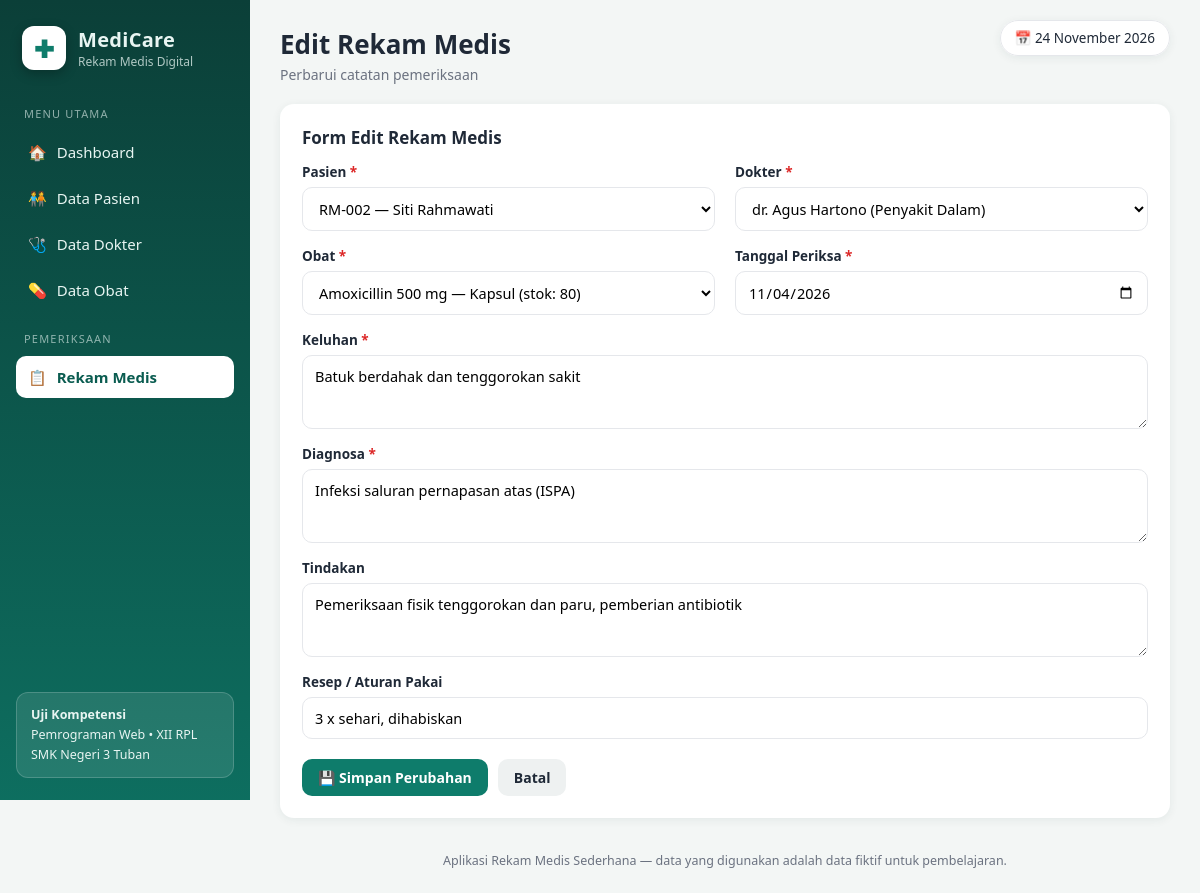
Page /rekam_edit.php?id=2 on the committed database.
### tables this page shows
CREATE TABLE IF NOT EXISTS rekam_medis (
    id_rekam        INT          NOT NULL AUTO_INCREMENT,
    id_pasien       INT          NOT NULL,
    id_dokter       INT          NOT NULL,
    id_obat         INT          NOT NULL,
    tanggal_periksa DATE         NOT NULL,
    keluhan         TEXT,
    diagnosa        TEXT,
    tindakan        TEXT,
    resep           VARCHAR(100),
    PRIMARY KEY (id_rekam),
    CONSTRAINT fk_rekam_pasien
        FOREIGN KEY (id_pasien) REFERENCES pasien (id_pasien)
        ON DELETE RESTRICT ON UPDATE CASCADE,
    CONSTRAINT fk_rekam_dokter
        FOREIGN KEY (id_dokter) REFERENCES dokter (id_dokter)
        ON DELETE RESTRICT ON UPDATE CASCADE,
    CONSTRAINT fk_rekam_obat
        FOREIGN KEY (id_obat) REFERENCES obat (id_obat)
        ON DELETE RESTRICT ON UPDATE CASCADE
);

CREATE TABLE IF NOT EXISTS pasien (
    id_pasien     INT          NOT NULL AUTO_INCREMENT,
    no_rm         VARCHAR(20)  NOT NULL,
    nama_pasien   VARCHAR(100) NOT NULL,
    jenis_kelamin ENUM('L','P') NOT NULL,
    tanggal_lahir DATE         NOT NULL,
    alamat        TEXT,
    PRIMARY KEY (id_pasien),
    UNIQUE KEY uq_pasien_no_rm (no_rm)
);

CREATE TABLE IF NOT EXISTS dokter (
    id_dokter    INT          NOT NULL AUTO_INCREMENT,
    nama_dokter  VARCHAR(100) NOT NULL,
    spesialisasi VARCHAR(50)  NOT NULL,
    PRIMARY KEY (id_dokter)
);

CREATE TABLE IF NOT EXISTS obat (
    id_obat   INT          NOT NULL AUTO_INCREMENT,
    nama_obat VARCHAR(100) NOT NULL,
    satuan    VARCHAR(30)  NOT NULL,
    stok      INT          NOT NULL DEFAULT 0,
    PRIMARY KEY (id_obat)
);

### koneksi.php (called while the page is built, shortened)
<?php
function e($nilai)
{
    return htmlspecialchars((string) $nilai, ENT_QUOTES, 'UTF-8');
}

### rekam_edit.php (the view, shortened to what this page needs)
<?php
require_once 'koneksi.php';
$id = (int) ($_GET['id'] ?? 0);
$stmt = mysqli_prepare($koneksi, "SELECT * FROM rekam_medis WHERE id_rekam = ?");
mysqli_stmt_bind_param($stmt, 'i', $id);
mysqli_stmt_execute($stmt);
$rekam = mysqli_fetch_assoc(mysqli_stmt_get_result($stmt));
$data  = $rekam;
$daftar_pasien = mysqli_query($koneksi, "SELECT id_pasien, no_rm, nama_pasien FROM pasien ORDER BY nama_pasien ASC");
$daftar_dokter = mysqli_query($koneksi, "SELECT id_dokter, nama_dokter, spesialisasi FROM dokter ORDER BY nama_dokter ASC");
$daftar_obat   = mysqli_query($koneksi, "SELECT id_obat, nama_obat, satuan, stok FROM obat ORDER BY nama_obat ASC");
require_once 'includes/header.php';
?>
<div class="kartu">
    <div class="kartu-judul">Form Edit Rekam Medis</div>
    <form method="post" action="">
        <div class="form-grid">
            <div class="form-grup">
                <label>Pasien <span class="wajib">*</span></label>
                <select name="id_pasien" required>
                    <?php while ($p = mysqli_fetch_assoc($daftar_pasien)): ?>
                        <option value="<?= (int) $p['id_pasien'] ?>" <?= (string) $data['id_pasien'] === (string) $p['id_pasien'] ? 'selected' : '' ?>>
                            <?= e($p['no_rm']) ?> — <?= e($p['nama_pasien']) ?>
                        </option>
                    <?php endwhile; ?>
                </select>
            </div>
            <div class="form-grup">
                <label>Dokter <span class="wajib">*</span></label>
                <select name="id_dokter" required>
                    <?php while ($d = mysqli_fetch_assoc($daftar_dokter)): ?>
                        <option value="<?= (int) $d['id_dokter'] ?>" <?= (string) $data['id_dokter'] === (string) $d['id_dokter'] ? 'selected' : '' ?>>
                            <?= e($d['nama_dokter']) ?> (<?= e($d['spesialisasi']) ?>)
                        </option>
                    <?php endwhile; ?>
                </select>
            </div>
            <div class="form-grup">
                <label>Obat <span class="wajib">*</span></label>
                <select name="id_obat" required>
                    <?php while ($o = mysqli_fetch_assoc($daftar_obat)): ?>
                        <option value="<?= (int) $o['id_obat'] ?>" <?= (string) $data['id_obat'] === (string) $o['id_obat'] ? 'selected' : '' ?>>
                            <?= e($o['nama_obat']) ?> — <?= e($o['satuan']) ?> (stok: <?= (int) $o['stok'] ?>)
                        </option>
                    <?php endwhile; ?>
                </select>
            </div>
            <div class="form-grup">
                <label>Tanggal Periksa <span class="wajib">*</span></label>
                <input type="date" name="tanggal_periksa" max="<?= date('Y-m-d') ?>" value="<?= e($data['tanggal_periksa']) ?>" required>
            </div>
            <div class="form-grup penuh">
                <label>Keluhan <span class="wajib">*</span></label>
                <textarea name="keluhan" required><?= e($data['keluhan']) ?></textarea>
            </div>
            <div class="form-grup penuh">
                <label>Diagnosa <span class="wajib">*</span></label>
                <textarea name="diagnosa" required><?= e($data['diagnosa']) ?></textarea>
            </div>
            <div class="form-grup penuh">
                <label>Tindakan</label>
                <textarea name="tindakan"><?= e($data['tindakan']) ?></textarea>
            </div>
            <div class="form-grup penuh">
                <label>Resep / Aturan Pakai</label>
                <input type="text" name="resep" maxlength="100" value="<?= e($data['resep']) ?>">
            </div>
        </div>
        <div class="form-aksi">
            <button class="btn btn-utama" type="submit">💾 Simpan Perubahan</button>
            <a class="btn btn-abu" href="rekam_medis.php">Batal</a>
        </div>
    </form>
</div>
<?php require_once 'includes/footer.php'; ?>

### assets/css/style.css (style rules this page uses)
:root { --teal: #0e7c6b; --teal-gelap: #0a5c50; --teal-muda: #e6f4f1; --biru: #2563eb; --ungu: #7c3aed; --oranye: #ea8a00; --merah: #dc2626; --teks: #1f2937; --teks-redup: #6b7280; --garis: #e5e7eb; --latar: #f3f6f5; --radius: 14px; --bayang: 0 2px 10px rgba(16, 60, 52, .07); }
* { margin: 0; padding: 0; box-sizing: border-box; }
body { font-family: "Segoe UI", system-ui, -apple-system, Arial, sans-serif; background: var(--latar); color: var(--teks); }
a { text-decoration: none; }
.kartu { background: #fff; border-radius: var(--radius); box-shadow: var(--bayang); padding: 22px; margin-bottom: 22px; }
.kartu-judul { font-size: 17px; font-weight: 700; margin-bottom: 14px; }
.btn { display: inline-flex; align-items: center; gap: 6px; padding: 9px 16px; border-radius: 10px; border: none; cursor: pointer; font-size: 14px; font-weight: 600; font-family: inherit; transition: filter .15s ease, transform .1s ease; }
.btn-utama { background: var(--teal); color: #fff; }
.btn-abu { background: #eef1f1; color: var(--teks); }
.form-grid { display: grid; grid-template-columns: 1fr 1fr; gap: 16px 20px; }
.form-grup { display: flex; flex-direction: column; gap: 6px; }
.form-grup.penuh { grid-column: 1 / -1; }
.form-grup label { font-size: 13.5px; font-weight: 600; }
.form-grup label .wajib { color: var(--merah); }
.form-grup input, .form-grup select, .form-grup textarea { padding: 10px 12px; border: 1px solid var(--garis); border-radius: 10px; font-size: 14.5px; font-family: inherit; background: #fff; width: 100%; }
.form-grup textarea { resize: vertical; min-height: 74px; }
.form-aksi { margin-top: 20px; display: flex; gap: 10px; flex-wrap: wrap; }

### rows in the picture
rekam_medis: id_pasien "RM-002 — Siti Rahmawati", id_dokter "dr. Agus Hartono (Penyakit Dalam)", id_obat "Amoxicillin 500 mg — Kapsul (stok: 80)", tanggal_periksa "11/04/2026", keluhan "Batuk berdahak dan tenggorokan sakit", diagnosa "Infeksi saluran pernapasan atas (ISPA)", tindakan "Pemeriksaan fisik tenggorokan dan paru, pemberian antibiotik", resep "3 x sehari, dihabiskan"

### other values in the picture
$judul "Edit Rekam Medis"
$subjudul "Perbarui catatan pemeriksaan"
